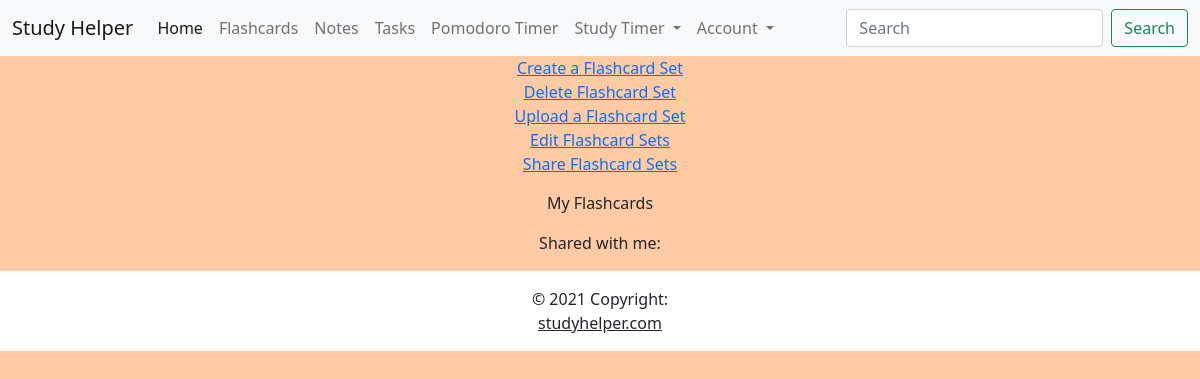
The page /flashcard (signed in) on the database as committed earlier.
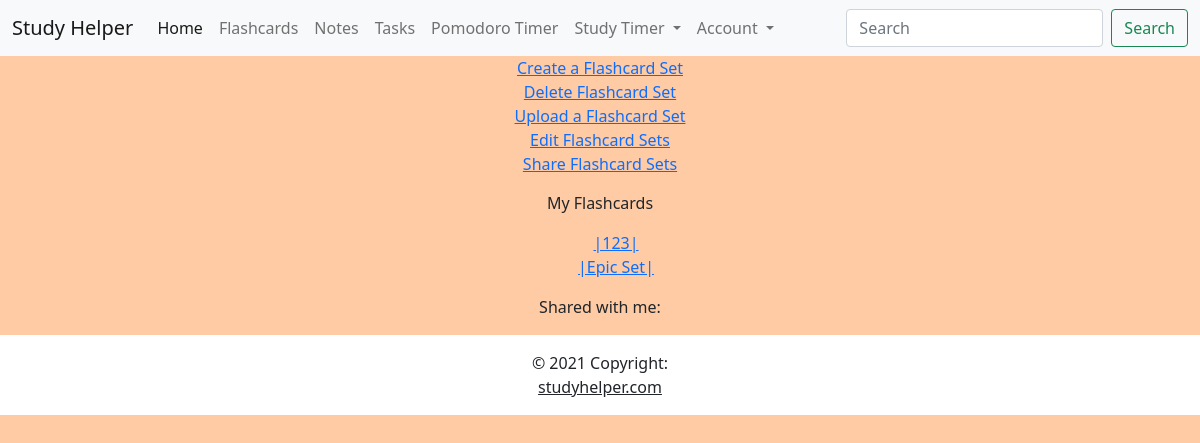
The same page on the database as committed later.
### myapp/models.py (models this page shows)
class Flashcardset(UserMixin, db.Model):
    id = db.Column(db.Integer, primary_key=True)
    author_id = db.Column(db.Integer, db.ForeignKey('user.id'))
    share_id = db.Column(db.Integer)
    name = db.Column(db.String(64), unique=False, index=True)
    cards = db.relationship('Card', backref='set', lazy=True)
    def __repr__(self):
        return f'|{self.name}|'

### myapp/routes.py (the view)
@myapp_obj.route("/flashcard")
@login_required
def display():
    flashcards = Flashcardset.query.filter_by(author_id = current_user.get_id())
    user = User.query.get(current_user.get_id())       #Gets current_user
    share_list = Flashcardshare.query.filter_by(target = user.username)
    return render_template("/flashcard/flashcard_portal.html",
    flashcards = flashcards, share_list = share_list)

### myapp/models.py (called while the page is built)
@login.user_loader
def load_user(id):
    return User.query.get(int(id))

### myapp/templates/flashcard/flashcard_portal.html (shortened to what this page needs)
{% extends "user/user_menu.html" %}
{% block content %}
<a href="/flashcard/create">Create a Flashcard Set</a>
<a href="/flashcard/delete">Delete Flashcard Set</a>
<a href="/flashcard/upload">Upload a Flashcard Set</a>
<a href="/flashcard/rename">Edit Flashcard Sets</a>
<a href="/flashcard/share">Share Flashcard Sets</a>
<p>My Flashcards</p>
<ul>
{% for cards in flashcards %}
    <a href="/flashcard/display/{{ cards.name }}-{{ cards.id }}">{{ cards }}</a>
{% endfor %}
</ul>
<p>Shared with me:</p>
{% endblock %}

### myapp/templates/user/user_menu.html (shortened to what this page needs)
{% extends "base.html" %}
{% block menu %}
<nav class="navbar navbar-expand-lg navbar-light bg-light">
  <div class="container-fluid">
    <a class="navbar-brand" href="/">Study Helper</a>
    <div class="collapse navbar-collapse" id="navbarSupportedContent">
      <ul class="navbar-nav me-auto mb-2 mb-lg-0">
        <li class="nav-item">
          <a class="nav-link active" aria-current="page" href="/">Home</a>
        </li>
        <li class="nav-item">
          <a class="nav-link" href="/flashcard">Flashcards</a>
        </li>
        <li class="nav-item">
          <a class="nav-link" href="/notes">Notes</a>
        </li>
        <li class="nav-item">
          <a class="nav-link" href="/todo-tracker">Tasks</a>
        </li>
        <li class="nav-item">
          <a class="nav-link" href="/pomodoro-timer">Pomodoro Timer</a>
        </li>
        <li class="nav-item dropdown">
          <a class="nav-link dropdown-toggle" href="#" id="navbarDropdown" role="button" data-bs-toggle="dropdown" aria-expanded="false">
            Study Timer
          </a>
        </li>
        <li class="nav-item dropdown">
          <a class="nav-link dropdown-toggle" href="#" id="navbarDropdown" role="button" data-bs-toggle="dropdown" aria-expanded="false">
            Account
          </a>
        </li>
      </ul>
      <form class="d-flex">
        <input class="form-control me-2" type="search" placeholder="Search" aria-label="Search">
        <button class="btn btn-outline-success" type="submit">Search</button>
      </form>
    </div>
  </div>
</nav>
{% endblock %}

### myapp/templates/base.html (shortened to what this page needs)
<!doctype html>
<html lang="en">
  <head>
    <link href="https://cdn.jsdelivr.net/npm/bootstrap@5.0.2/dist/css/bootstrap.min.css" rel="stylesheet">
    <link rel="stylesheet" href="{{ url_for('static', filename='css/base.css') }}">
  </head>
  <body>
    {% if current_user.is_authenticated %}
        {% block menu %}
        {% endblock %}
    {% endif %}
    {% block content %}
    {% endblock %}
    <footer class="bg-light text-center text-lg-start">
      <div class="text-center p-3" style="background-color: white;">
        © 2021 Copyright:
        <a class="text-dark" href="/">studyhelper.com</a>
      </div>
    </footer>
  </body>
</html>

### myapp/static/css/base.css (style rules this page uses)
body { background-color: #ffcba4; }
p { display: flex; align-items: center; justify-content: center; margin-top: 15px; }
a { display:block; text-align: center; }

Rows that differ between the two databases and show on the page:
added Flashcardset: name "|123|"
added Flashcardset: name "|Epic Set|"
